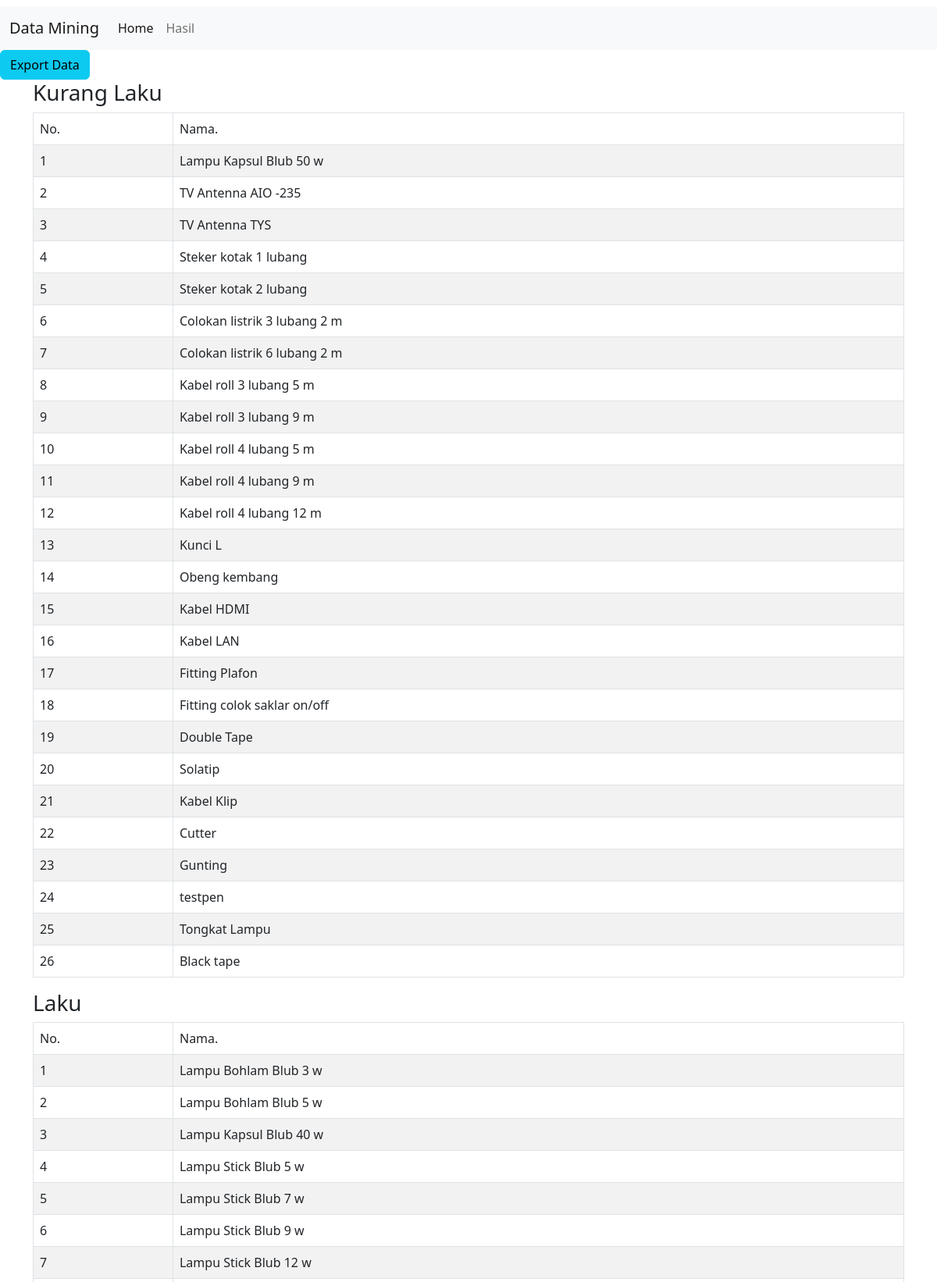
The app's page /hasilcluster0.php (upper part) with its own data.
### tables this page shows
CREATE TABLE `barang` (
  `id_barang` int(11) NOT NULL,
  `nama` varchar(255) DEFAULT NULL,
  `januari` int(10) DEFAULT NULL,
  `februari` int(10) DEFAULT NULL,
  `maret` int(10) DEFAULT NULL,
  `april` int(10) DEFAULT NULL,
  `mei` int(10) DEFAULT NULL,
  `juni` int(10) DEFAULT NULL,
  `juli` int(10) DEFAULT NULL,
  `agustus` int(10) DEFAULT NULL,
  `september` int(10) DEFAULT NULL,
  `oktober` int(10) DEFAULT NULL,
  `november` int(10) DEFAULT NULL,
  `desember` int(10) DEFAULT NULL,
  `cluster` varchar(5) DEFAULT NULL
);

### hasilcluster0.php (the view, shortened to what this page needs)
<!DOCTYPE html>
<html lang="en">
	<head>
		<link
			href="https://cdn.jsdelivr.net/npm/bootstrap@5.2.0-beta1/dist/css/bootstrap.min.css"
			rel="stylesheet"
		/>
	</head>
	<body>
		<nav class="navbar navbar-expand-lg bg-light">
			<div class="container-fluid">
				<a class="navbar-brand" href="skripsi.html">Data Mining</a>
				<div class="collapse navbar-collapse" id="navbarNav">
					<ul class="navbar-nav">
						<li class="nav-item">
							<a class="nav-link active" aria-current="page" href="home.php">Home</a>
						</li>
						<li class="nav-item">
							<a class="nav-link" href="aksi.php">Hasil</a>
						</li>
					</ul>
				</div>
			</div>
		</nav>
    <?php
      include "koneksi.php";
    ?>
<a href="export.php" class="btn btn-info">Export Data</a>
	<div class="container">
	<table class="table table-striped table-bordered">
	<h3 class="table-header">Kurang Laku</h3>
		<thead>
			<tr>
				<td>No.</td>
				<td>Nama.</td>
			</tr>
		</thead>
		<tbody>
	 <?php
	  	$no = 0;
		$sql="select nama from barang where cluster='C1' order by id_barang asc";
      $hasil = mysqli_query($kon,$sql);
      while ($data=mysqli_fetch_array($hasil)){
		$no++;
            ?>
            <tr>
			<td><?php echo $no;?></td>
              <td><?php echo $data['nama'];?></td>
            </tr>
            <?php
            }
            ?>
			</tbody>
	</table>
	<table class="table table-striped table-bordered">
	<h3 class="table-header">Laku</h3>
		<thead>
			<tr>
				<td>No.</td>
				<td>Nama.</td>
			</tr>
		</thead>
		<tbody>
	 <?php
	 $no = 0;
	 $sql="select nama from barang where cluster='C2' order by id_barang asc";
   $hasil = mysqli_query($kon,$sql);
   while ($data=mysqli_fetch_array($hasil)){
	 $no++;
		 ?>
		 <tr>
		 <td><?php echo $no;?></td>
		   <td><?php echo $data['nama'];?></td>
		 </tr>
		 <?php
		 }
            ?>
		</tbody>
	</table>
	</div>
	</body>
</html>

### records on screen
barang: nama "Lampu Kapsul Blub 50 w"
barang: nama "TV Antenna AIO -235"
barang: nama "TV Antenna TYS"
barang: nama "Steker kotak 1 lubang"
barang: nama "Steker kotak 2 lubang"
barang: nama "Colokan listrik 3 lubang 2 m"
barang: nama "Colokan listrik 6 lubang 2 m"
barang: nama "Kabel roll 3 lubang 5 m"
barang: nama "Kabel roll 3 lubang 9 m"
barang: nama "Kabel roll 4 lubang 5 m"
barang: nama "Kabel roll 4 lubang 9 m"
barang: nama "Kabel roll 4 lubang 12 m"
barang: nama "Kunci L"
barang: nama "Obeng kembang"
barang: nama "Kabel HDMI"
barang: nama "Kabel LAN"
barang: nama "Fitting Plafon"
barang: nama "Fitting colok saklar on/off"
barang: nama "Double Tape"
barang: nama "Solatip"
barang: nama "Kabel Klip"
barang: nama "Cutter"
barang: nama "Gunting"
barang: nama "testpen"
barang: nama "Tongkat Lampu"
barang: nama "Black tape"
barang: nama "Lampu Bohlam Blub 3 w"
barang: nama "Lampu Bohlam Blub 5 w"
barang: nama "Lampu Kapsul Blub 40 w"
barang: nama "Lampu Stick Blub 5 w"
barang: nama "Lampu Stick Blub 7 w"
barang: nama "Lampu Stick Blub 9 w"
barang: nama "Lampu Stick Blub 12 w"
